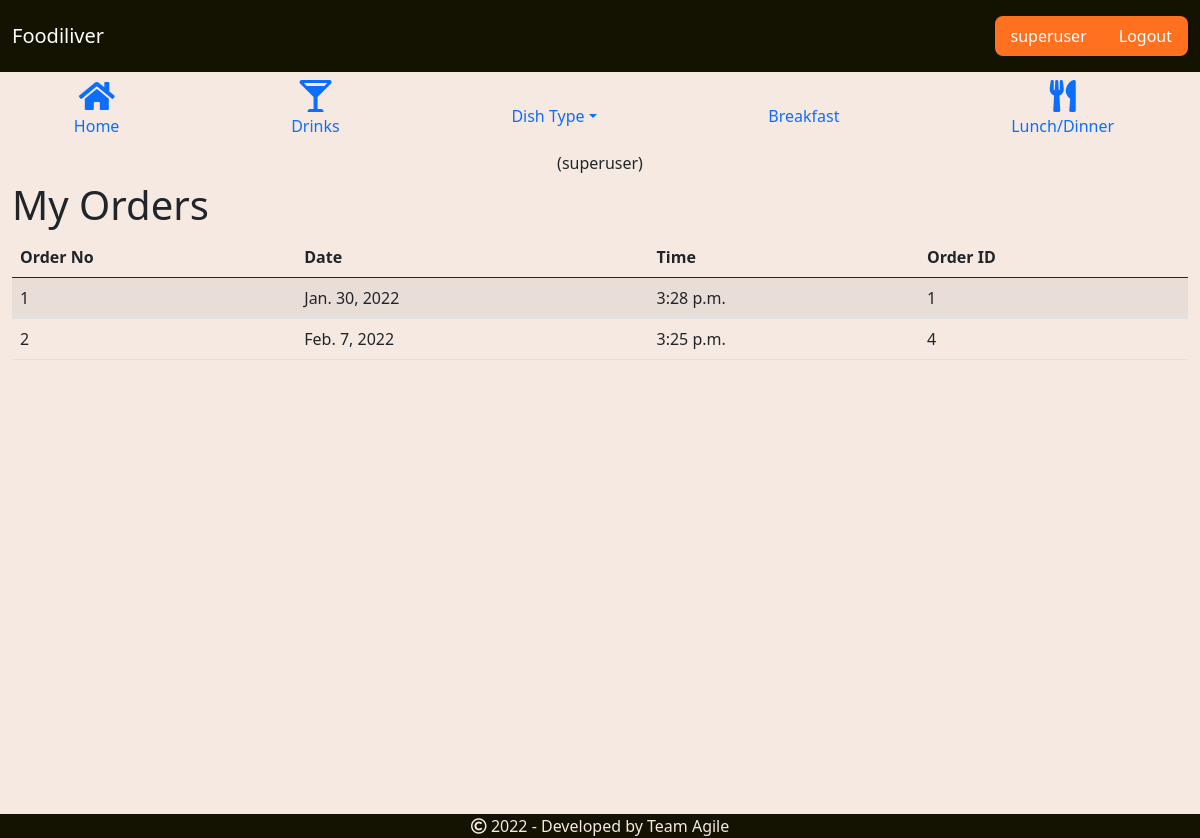
Page /view_profile (signed in) on the earlier database version.
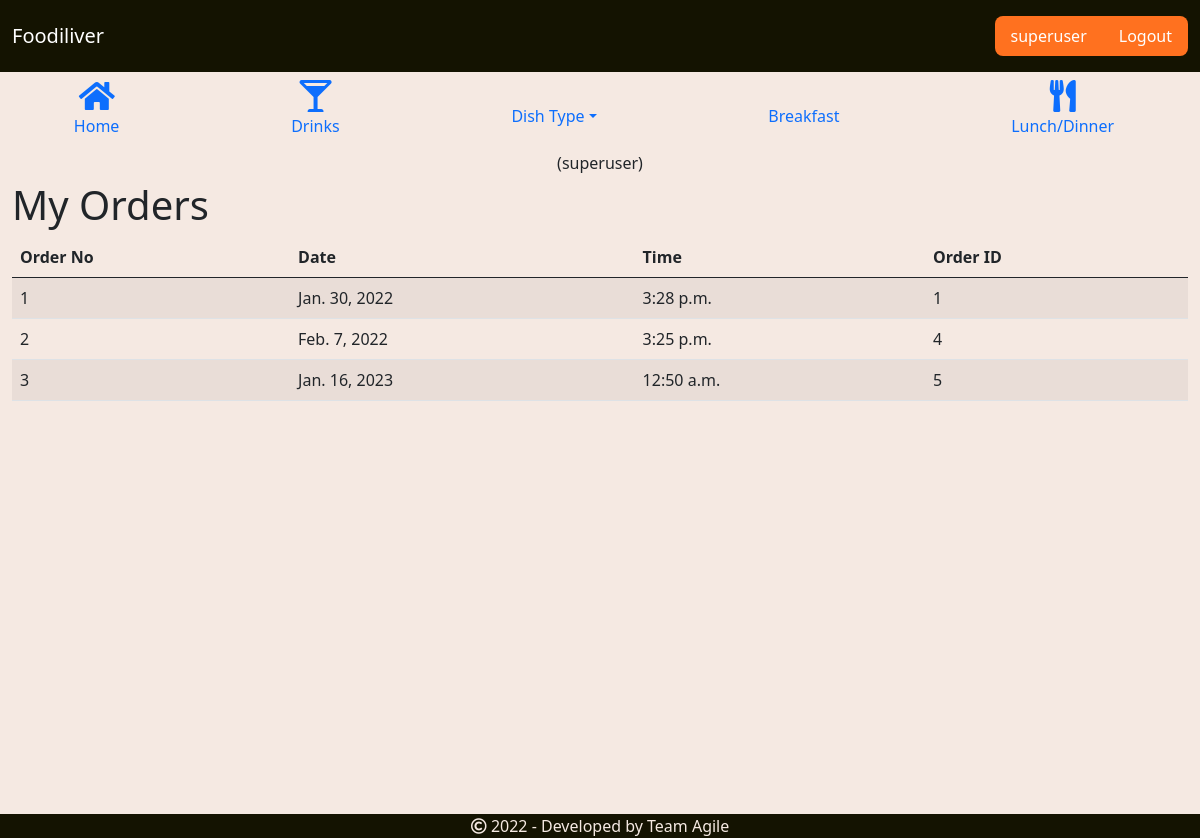
Same page on the later database version.
### order/models.py (models this page shows)
class User(AbstractUser):
    Tray_Items = models.ManyToManyField(Dish)

class Order(models.Model):
    Dishes = models.ManyToManyField(Dish,related_name='Ordered_In')
    Bill = models.JSONField(encoder=json.JSONEncoder,default=dict)
    Date = models.DateField(auto_now_add=True)
    Time = models.TimeField(auto_now_add=True)
    Order_By = models.ForeignKey(User,on_delete=models.CASCADE)

### order/views.py (the view)
# urls.py: path('view_profile', views.view_profile, name='view_profile'),
@login_required
def view_profile(request):
    id = request.user.id
    requested_user = User.objects.get(pk=id)
    orders = Order.objects.filter(Order_By=request.user)
    return render(request, 'order/view_profile.html', {'orders': orders})

### order/templates/order/view_profile.html (shortened to what this page needs)
{% extends 'order/layout.html' %}
{% load static %}
{% block main %}
    <section id="recipes" class="container">
    <div class="container">
        <div class="text-center">
            <h6>({{ user.username }})</h6>
        </div>
    </div>
    </section>
    <section class="container-fluid">
    <h1>My Orders</h1>
    <table id="all_jobs" class="table table-striped table-hover" style="width:100%">
       <thead><tr><th>Order No</th><th>Date</th><th>Time</th><th>Order ID</th></tr></thead>
        <tbody>
        {% for order in orders %}
        <tr>
        <td>{{ forloop.counter }}</td>
        <td>{{ order.Date }}</td>
        <td>{{ order.Time }}</td>
        <td>{{ order.id }}</td>
        </tr>
        {% endfor %}
        </tbody>
    </table>
    </section>
{% endblock %}

### order/templates/order/layout.html (shortened to what this page needs)
{% load static %}
<!doctype html>
<html lang="en">
<head>
    <link href="https://cdn.jsdelivr.net/npm/bootstrap@5.0.0-beta3/dist/css/bootstrap.min.css" rel="stylesheet"
>
    <link href="https://maxcdn.bootstrapcdn.com/font-awesome/4.2.0/css/font-awesome.min.css" rel="stylesheet"/>
    <link rel="stylesheet" href="https://pro.fontawesome.com/releases/v5.10.0/css/all.css"
/>
    <link rel="stylesheet" href="{% static 'order/css/styles.css' %}">
</head>
<body>
<header class="navbar navbar-expand-lg navbar-dark">
    <div class="container-fluid my-2">
        <a class="navbar-brand h1 mb-0" href="{% url 'index' %}">Foodiliver</a>
        <div class="" id="navbarSupportedContent">
            <div class="d-flex">
                {% if user.is_authenticated %}
                    <div class="d-flex accounts">
                        <a href="{% url 'view_profile' %}" class="nav-link">{{ user.username }}</a>
                        <a href="{% url 'logout' %}" class="nav-link">Logout</a>
                    </div>
                {% else %}
                    <div class="d-flex accounts">
                        <a href="{% url 'login' %}" class="nav-link">Login</a>
                        <a href="{% url 'signup' %}" class="nav-link">Sign up</a>
                    </div>
                {% endif %}
            </div>
        </div>
    </div>
</header>
<nav class="row">
    <ul class="nav nav-pills nav-fill">
        {% with url_name=request.resolver_match.url_name %}
            <li class="nav-item {% if url_name == 'index' %}active{% endif %}">
                <a class="nav-link" href="{% url 'index' %}"><i class="fas fa-home fa-2x"></i><span
                        class="d-none d-md-block">Home</span></a>
            </li>
            {% url 'category' 'drinks' as drinks_url %}
            <li class="nav-item {% if request.path == drinks_url %}active{% endif %}">
                <a class="nav-link" href="{{ drinks_url }}"><i class="fas fa-glass-martini-alt fa-2x"></i><span
                        class="d-none d-md-block">Drinks</span></a>
            </li>
            {% url 'category' 'pizzas' as pizzas_url %}
            {% url 'category' 'cakes' as cakes_url %}
            {% url 'category' 'parathas' as parathas_url %}
            {% url 'category' 'kababs' as kababs_url %}
            {% url 'category' 'burgers and sandwiches' as bandg_url %}
            {% url 'category' 'salads' as salads_url %}
            {% url 'category' 'breads' as breads_url %}
            {% url 'category' 'kids menu' as kids_url %}
            {% url 'category' 'desserts' as desserts_url %}
            <li class="nav-item dropdown">
                <a class="nav-link dropdown-toggle" href="#" data-bs-toggle="dropdown" aria-expanded="true"></br><span class="d-none d-md-inline">Dish Type</span></a>
            </li>
            {% url 'category' 'breakfast' as breakfast_url %}
            <li class="nav-item {% if request.path == breakfast_url %}active{% endif %}">
                <a class="nav-link" href="{{ breakfast_url }}"><span
                        class="d-none d-md-block">Breakfast</span></a>
            </li>
            {% url 'category' 'lunch' as lunch_url %}
            <li class="nav-item {% if request.path == lunch_url %}active{% endif %}">
                <a class="nav-link" href="{{ lunch_url }}"><i class="fas fa-utensils fa-2x"></i><span
                        class="d-none d-md-block">Lunch/Dinner</span></a>
            </li>
        {% endwith %}
    </ul>
</nav>
<main>
    {% block main %}
    {% endblock %}
</main>
<footer>
    <div class="footer">
        <p class="text-center"><i class="far fa-copyright"></i> 2022 - Developed by <a
                href="https://github.com/sssfasih/Foodiliver/">Team Agile</a></p>
    </div>
</footer>
</body>
</html>

### order/static/order/css/styles.css (style rules this page uses)
body { background-color: #F5E9E2; }
header { background-color: #141301; }
nav a { color: #141301; }
div.accounts { background-color: #FF711F; border-radius: 8px; }
.active > a, .accounts > a { text-decoration: none; color: #FFFFFF; }
main { min-height: 80vh; }
footer { background-color: #141301; color: #F5E9E2; position: relative; bottom: -20px; }
footer a { text-decoration: none; color: #F5E9E2; }

Differences in the rows shown:
added Order: Date "Jan. 16, 2023", Time "12:50 a.m.", id "5"
